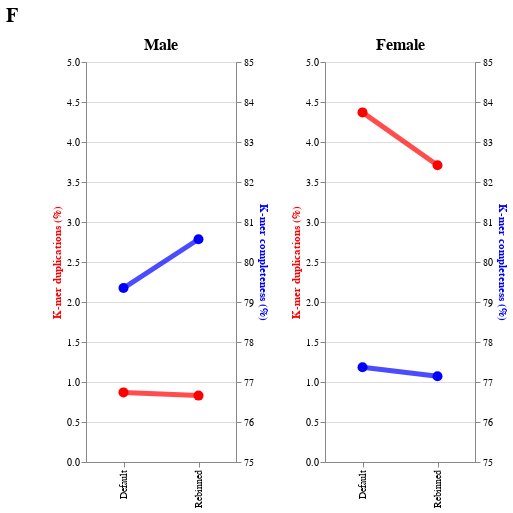

Notebook cell for this chart:
### Code cell
panel_B_c = (pat_mat(pat,0,5,75,85,"Male") | pat_mat(mat,0,5,75,85,"Female")).properties(title = alt.TitleParams(text = 'F', 
            fontSize=20,
            font='Arial',
            anchor='start',
            color='black',
            dx=-45,
            dy=-7,
                                    ))
panel_B_c

### Figure 1 — Vega-Lite specification as saved in the notebook (floating-point values rounded to 4 significant figures)
{"config": {"view": {"continuousWidth": 400, "continuousHeight": 300}}, "hconcat": [{"layer": [{"mark": {"type": "line", "color": "red", "opacity": 0.7, "point": {"filled": true, "fill": "red", "size": 100}, "strokeWidth": 5}, "encoding": {"x": {"field": "tp", "title": null, "type": "nominal"}, "y": {"axis": {"titleColor": "red"}, "field": "k_dup", "scale": {"domain": [0, 5]}, "title": "K-mer duplications (%)", "type": "quantitative"}}}, {"mark": {"type": "line", "color": "blue", "opacity": 0.7, "point": {"filled": true, "fill": "blue", "size": 100}, "strokeWidth": 5}, "encoding": {"x": {"field": "tp", "type": "nominal"}, "y": {"axis": {"titleColor": "blue"}, "field": "k_com", "scale": {"domain": [75, 85]}, "title": "K-mer completeness (%)", "type": "quantitative"}}}], "data": {"name": "data-459b19863782d1dff8576c4a9c6950cb"}, "height": 400, "resolve": {"scale": {"y": "independent"}}, "title": {"text": "Male", "color": "black", "font": "Arial", "fontSize": 16}, "width": 150}, {"layer": [{"mark": {"type": "line", "color": "red", "opacity": 0.7, "point": {"filled": true, "fill": "red", "size": 100}, "strokeWidth": 5}, "encoding": {"x": {"field": "tp", "title": null, "type": "nominal"}, "y": {"axis": {"titleColor": "red"}, "field": "k_dup", "scale": {"domain": [0, 5]}, "title": "K-mer duplications (%)", "type": "quantitative"}}}, {"mark": {"type": "line", "color": "blue", "opacity": 0.7, "point": {"filled": true, "fill": "blue", "size": 100}, "strokeWidth": 5}, "encoding": {"x": {"field": "tp", "type": "nominal"}, "y": {"axis": {"titleColor": "blue"}, "field": "k_com", "scale": {"domain": [75, 85]}, "title": "K-mer completeness (%)", "type": "quantitative"}}}], "data": {"name": "data-54f36c3139e7bec74c5d5b84a8f090f3"}, "height": 400, "resolve": {"scale": {"y": "independent"}}, "title": {"text": "Female", "color": "black", "font": "Arial", "fontSize": 16}, "width": 150}], "title": {"text": "F", "anchor": "start", "color": "black", "dx": -45, "dy": -7, "font": "Arial", "fontSize": 20}, "$schema": "https://vega.github.io/schema/vega-lite/v4.17.0.json", "datasets": {"data-459b19863782d1dff8576c4a9c6950cb": [{"tp": "Default", "k_dup": 0.87, "k_com": 79.35}, {"tp": "Rebinned", "k_dup": 0.83, "k_com": 80.57}], "data-54f36c3139e7bec74c5d5b84a8f090f3": [{"tp": "Default", "k_dup": 4.37, "k_com": 77.37}, {"tp": "Rebinned", "k_dup": 3.71, "k_com": 77.14}]}}
